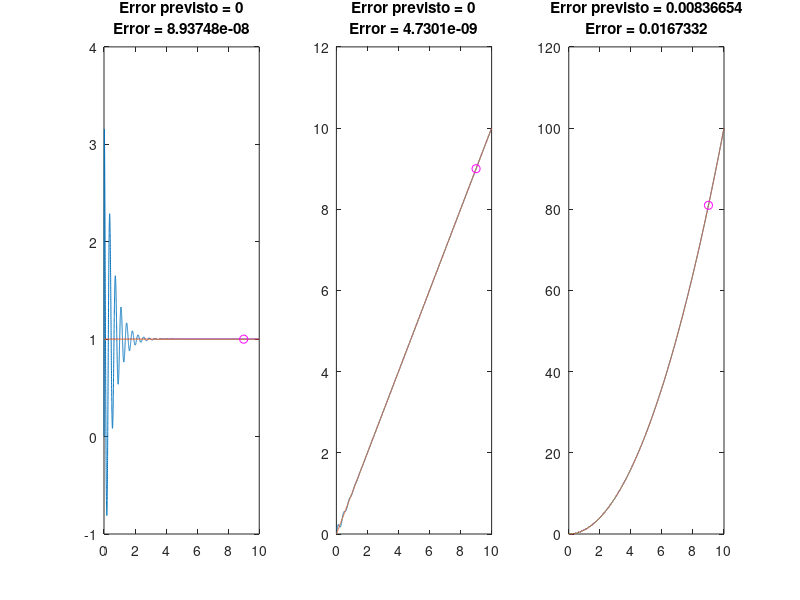
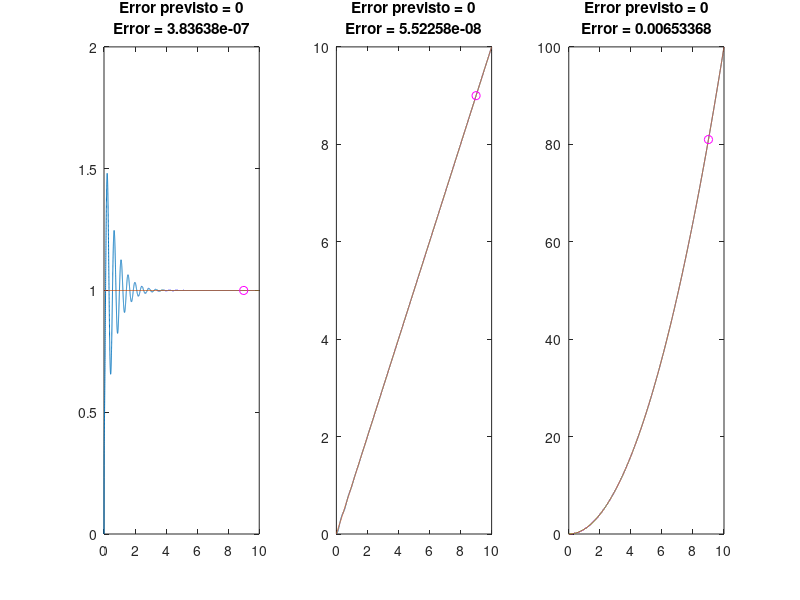
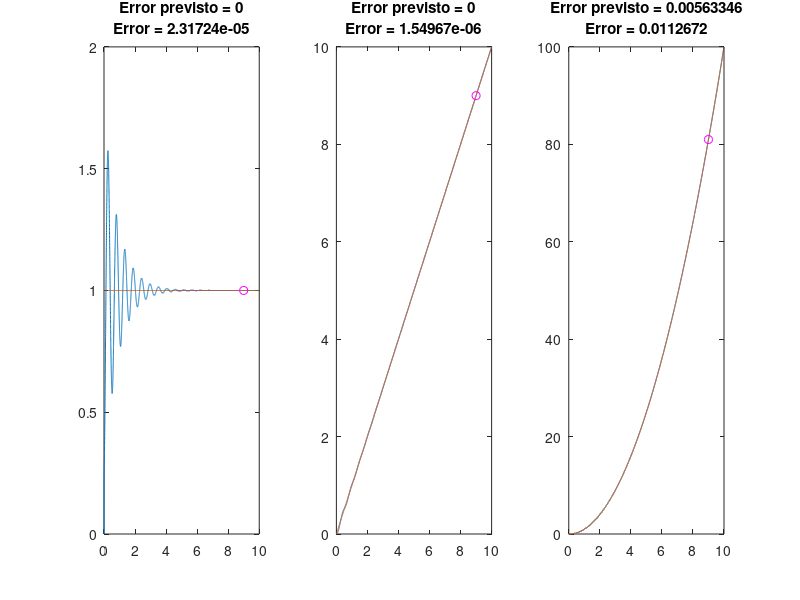
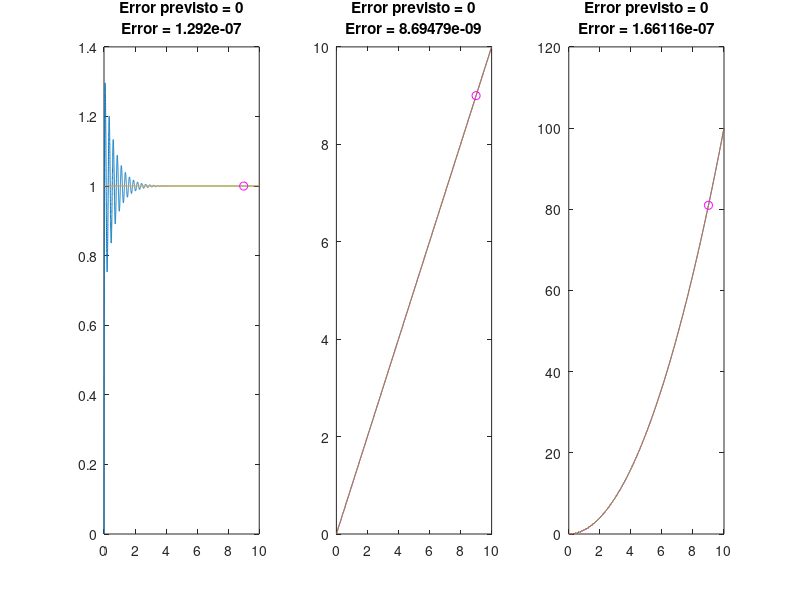

Reproduce these figures in MATLAB, in order.
clear, clc, close all
%% 
% DATOS PLANTA %
K = 2652.28;
p = 64.986;
% -·-·-·-·-·-· %

kp = 0.3;
tau_d1 = 0.09;
tau_i = 0.02;


%% Seguimiento D|PID (tau_d2 != p/K·kp)

tau_d2 = 0.5;
tau_d = tau_d1 + tau_d2;

num = [K*kp*tau_d K*kp K*kp/tau_i];
den = [1 p+K*kp*tau_d1 K*kp K*kp/tau_i];
H = tf(num, den);
t = 0:0.001:10;
subplot(1,3,1)
%Escalón
u=ones(size(t));
[y_e,~] = lsim(H,u,t);
dist_e=abs(y_e(9000)-u(9000));
plot(t,y_e,t,u,t(9000),u(9000),'mo')
titulo = sprintf("Error previsto = %d\nError = %d",0,dist_e);
title(titulo)
subplot(1,3,2)
%Rampa
u=t;
[y_r,~] =lsim(H,u,t);
dist_r=abs(y_r(9000)-u(9000));
plot(t,y_r,t,u,t(9000), u(9000),'mo')
titulo = sprintf("Error previsto = %d\nError = %d",0,dist_r);
title(titulo)
subplot(1,3,3)
%Parábola
u=t.^2;
[y_p,~] = lsim(H,u,t);
dist_p=abs(y_p(9000)-u(9000));
% dist_calculada = K*kp*tau_d/(p+K*kp*tau_d1);
dist_calculada = abs((p-K*kp*tau_d2)*tau_i/(K*kp));
plot(t,y_p,t,u,t(9000), u(9000),'mo')
titulo = sprintf("Error previsto = %d\nError = %d",dist_calculada,dist_p);
title(titulo)



%% Seguimiento D|PID (tau_d2 = p/K·kp)
figure(2)
tau_d2 = p/(K*kp);
tau_d = tau_d1 + tau_d2;

num = [K*kp*tau_d1 K*kp K*kp/tau_i];
den = [1 p+K*kp*tau_d K*kp K*kp/tau_i];
H = tf(num, den);
t = 0:0.001:10;
subplot(1,3,1)
%Escalón
u=ones(size(t));
[y_e,~] = lsim(H,u,t);
dist_e=abs(y_e(9000)-u(9000));
plot(t,y_e,t,u,t(9000),u(9000),'mo')
titulo = sprintf("Error previsto = %d\nError = %d",0,dist_e);
title(titulo)
subplot(1,3,2)
%Rampa
u=t;
[y_r,~] =lsim(H,u,t);
dist_r=abs(y_r(9000)-u(9000));
plot(t,y_r,t,u,t(9000), u(9000),'mo')
titulo = sprintf("Error previsto = %d\nError = %d",0,dist_r);
title(titulo)
subplot(1,3,3)
%Parábola
u=t.^2;
[y_p,~] = lsim(H,u,t);
dist_p=abs(y_p(9000)-u(9000));
plot(t,y_p,t,u,t(9000), u(9000),'mo')
titulo = sprintf("Error previsto = %d\nError = %d",0,dist_p);
title(titulo)

%% Seguimiento PID-D (tau_d2 != -p/K·kp)
figure(3)

tau_d2 = 0.2;
tau_d = tau_d1 + tau_d2;

num1 = [K*kp*tau_d1 K*kp K*kp/tau_i];
den1 = [1 p+K*kp*tau_d K*kp K*kp/tau_i];
H = tf(num1, den1);
t = 0:0.001:10;
subplot(1,3,1)
%Escalón
u=ones(size(t));
[y_e,~] = lsim(H,u,t);
dist_e=abs(y_e(9000)-u(9000));
plot(t,y_e,t,u,t(9000),u(9000),'mo')
titulo = sprintf("Error previsto = %d\nError = %d",0,dist_e);
title(titulo)
subplot(1,3,2)
%Rampa
u=t;
[y_r,~] =lsim(H,u,t);
dist_r=abs(y_r(9000)-u(9000));
plot(t,y_r,t,u,t(9000), u(9000),'mo')
titulo = sprintf("Error previsto = %d\nError = %d",0,dist_r);
title(titulo)
subplot(1,3,3)
%Parábola
u=t.^2;
[y_p,~] = lsim(H,u,t);
dist_p=abs(y_p(9000)-u(9000));
% dist_calculada = K*kp*tau_d/(p+K*kp*tau_d1);
dist_calculada = abs((p+K*kp*tau_d2)*tau_i/(K*kp));
plot(t,y_p,t,u,t(9000), u(9000),'mo')
titulo = sprintf("Error previsto = %d\nError = %d",dist_calculada,dist_p);
title(titulo)



%% Seguimiento D|PID (tau_d2 = -p/K·kp)
figure(4)
tau_d2 = -p/(K*kp);
tau_d = tau_d1 + tau_d2;

num1 = [K*kp*tau_d1 K*kp K*kp/tau_i];
den1 = [1 p+K*kp*tau_d K*kp K*kp/tau_i];
H = tf(num1, den1);
t = 0:0.001:10;
subplot(1,3,1)
%Escalón
u=ones(size(t));
[y_e,~] = lsim(H,u,t);
dist_e=abs(y_e(9000)-u(9000));
plot(t,y_e,t,u,t(9000),u(9000),'mo')
titulo = sprintf("Error previsto = %d\nError = %d",0,dist_e);
title(titulo)
subplot(1,3,2)
%Rampa
u=t;
[y_r,~] =lsim(H,u,t);
dist_r=abs(y_r(9000)-u(9000));
plot(t,y_r,t,u,t(9000), u(9000),'mo')
titulo = sprintf("Error previsto = %d\nError = %d",0,dist_r);
title(titulo)
subplot(1,3,3)
%Parábola
u=t.^2;
[y_p,~] = lsim(H,u,t);
dist_p=abs(y_p(9000)-u(9000));
plot(t,y_p,t,u,t(9000), u(9000),'mo')
titulo = sprintf("Error previsto = %d\nError = %d",0,dist_p);
title(titulo)





